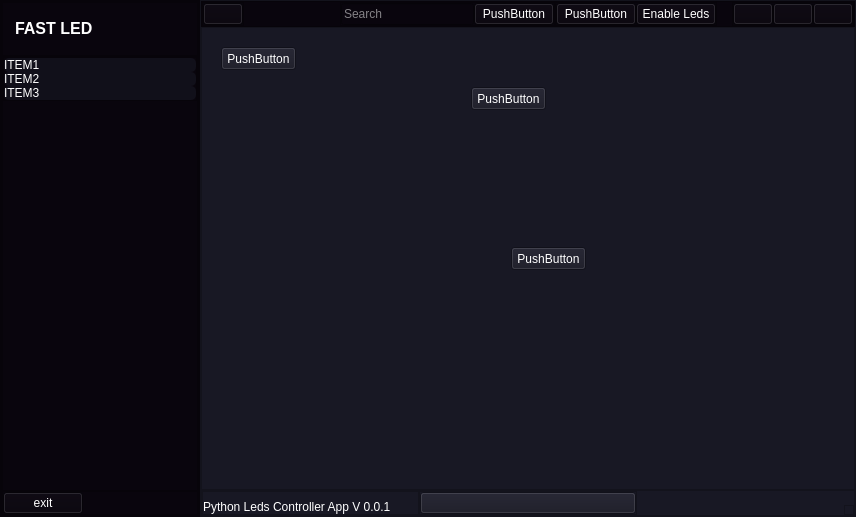
<?xml version="1.0" encoding="UTF-8"?>
<ui version="4.0">
 <class>MainWindow</class>
 <widget class="QMainWindow" name="MainWindow">
  <property name="geometry">
   <rect>
    <x>0</x>
    <y>0</y>
    <width>856</width>
    <height>517</height>
   </rect>
  </property>
  <property name="windowTitle">
   <string>MainWindow</string>
  </property>
  <property name="styleSheet">
   <string notr="true"/>
  </property>
  <widget class="QWidget" name="centralwidget">
   <property name="styleSheet">
    <string notr="true">*{
	background-color: rgb(24, 24, 36);
	color: rgb(255, 255, 255);
}</string>
   </property>
   <layout class="QHBoxLayout" name="horizontalLayout" stretch="0,0">
    <property name="spacing">
     <number>0</number>
    </property>
    <property name="leftMargin">
     <number>0</number>
    </property>
    <property name="topMargin">
     <number>0</number>
    </property>
    <property name="rightMargin">
     <number>0</number>
    </property>
    <property name="bottomMargin">
     <number>0</number>
    </property>
    <item>
     <widget class="QFrame" name="slide_menu_container">
      <property name="maximumSize">
       <size>
        <width>200</width>
        <height>16777215</height>
       </size>
      </property>
      <property name="styleSheet">
       <string notr="true">background-color: rgb(9, 5, 13);</string>
      </property>
      <property name="frameShape">
       <enum>QFrame::StyledPanel</enum>
      </property>
      <property name="frameShadow">
       <enum>QFrame::Raised</enum>
      </property>
      <layout class="QVBoxLayout" name="verticalLayout_2">
       <property name="spacing">
        <number>0</number>
       </property>
       <property name="leftMargin">
        <number>0</number>
       </property>
       <property name="topMargin">
        <number>0</number>
       </property>
       <property name="rightMargin">
        <number>0</number>
       </property>
       <property name="bottomMargin">
        <number>0</number>
       </property>
       <item alignment="Qt::AlignLeft">
        <widget class="QFrame" name="slide_menu">
         <property name="minimumSize">
          <size>
           <width>198</width>
           <height>0</height>
          </size>
         </property>
         <property name="frameShape">
          <enum>QFrame::StyledPanel</enum>
         </property>
         <property name="frameShadow">
          <enum>QFrame::Raised</enum>
         </property>
         <layout class="QVBoxLayout" name="verticalLayout_5">
          <property name="spacing">
           <number>0</number>
          </property>
          <property name="leftMargin">
           <number>0</number>
          </property>
          <property name="topMargin">
           <number>0</number>
          </property>
          <property name="rightMargin">
           <number>0</number>
          </property>
          <property name="bottomMargin">
           <number>0</number>
          </property>
          <item alignment="Qt::AlignTop">
           <widget class="QFrame" name="frame_app_name">
            <property name="sizePolicy">
             <sizepolicy hsizetype="Preferred" vsizetype="Preferred">
              <horstretch>0</horstretch>
              <verstretch>0</verstretch>
             </sizepolicy>
            </property>
            <property name="minimumSize">
             <size>
              <width>196</width>
              <height>54</height>
             </size>
            </property>
            <property name="maximumSize">
             <size>
              <width>196</width>
              <height>54</height>
             </size>
            </property>
            <property name="frameShape">
             <enum>QFrame::StyledPanel</enum>
            </property>
            <property name="frameShadow">
             <enum>QFrame::Raised</enum>
            </property>
            <layout class="QHBoxLayout" name="horizontalLayout_8">
             <item alignment="Qt::AlignHCenter|Qt::AlignVCenter">
              <widget class="QLabel" name="label_name">
               <property name="font">
                <font>
                 <pointsize>12</pointsize>
                 <weight>75</weight>
                 <bold>true</bold>
                </font>
               </property>
               <property name="text">
                <string>FAST LED</string>
               </property>
              </widget>
             </item>
             <item alignment="Qt::AlignVCenter">
              <widget class="QLabel" name="label_icon">
               <property name="text">
                <string/>
               </property>
               <property name="pixmap">
                <pixmap resource="icons.qrc">:/icons/icons/icons/aperture.svg</pixmap>
               </property>
              </widget>
             </item>
            </layout>
           </widget>
          </item>
          <item>
           <widget class="QFrame" name="frame_menu">
            <property name="sizePolicy">
             <sizepolicy hsizetype="Preferred" vsizetype="Expanding">
              <horstretch>0</horstretch>
              <verstretch>0</verstretch>
             </sizepolicy>
            </property>
            <property name="frameShape">
             <enum>QFrame::StyledPanel</enum>
            </property>
            <property name="frameShadow">
             <enum>QFrame::Raised</enum>
            </property>
            <layout class="QVBoxLayout" name="verticalLayout_6">
             <property name="spacing">
              <number>0</number>
             </property>
             <property name="leftMargin">
              <number>0</number>
             </property>
             <property name="topMargin">
              <number>0</number>
             </property>
             <property name="rightMargin">
              <number>0</number>
             </property>
             <property name="bottomMargin">
              <number>0</number>
             </property>
             <item alignment="Qt::AlignTop">
              <widget class="QFrame" name="frame_menu_2">
               <property name="styleSheet">
                <string notr="true">QPushButton {
	
	color: rgb(255, 255, 255);
	background-color: rgb(35, 35, 35);
	border: 0px solid;

	border-radius: 5px;
	background-color: rgb(17, 16, 26);
	text-align: left;
}

QPushButton:hover {
	
	background-color: rgb(21, 20, 32);
}</string>
               </property>
               <property name="frameShape">
                <enum>QFrame::StyledPanel</enum>
               </property>
               <property name="frameShadow">
                <enum>QFrame::Raised</enum>
               </property>
               <layout class="QVBoxLayout" name="verticalLayout_7">
                <property name="spacing">
                 <number>0</number>
                </property>
                <property name="leftMargin">
                 <number>0</number>
                </property>
                <property name="topMargin">
                 <number>0</number>
                </property>
                <property name="rightMargin">
                 <number>0</number>
                </property>
                <property name="bottomMargin">
                 <number>0</number>
                </property>
                <item>
                 <widget class="QPushButton" name="button_item1">
                  <property name="text">
                   <string>ITEM1</string>
                  </property>
                 </widget>
                </item>
                <item>
                 <widget class="QPushButton" name="button_item2">
                  <property name="text">
                   <string>ITEM2</string>
                  </property>
                 </widget>
                </item>
                <item>
                 <widget class="QPushButton" name="button_item3">
                  <property name="text">
                   <string>ITEM3</string>
                  </property>
                 </widget>
                </item>
               </layout>
              </widget>
             </item>
            </layout>
           </widget>
          </item>
          <item alignment="Qt::AlignBottom">
           <widget class="QFrame" name="frame_menu_foot">
            <property name="frameShape">
             <enum>QFrame::StyledPanel</enum>
            </property>
            <property name="frameShadow">
             <enum>QFrame::Raised</enum>
            </property>
            <layout class="QHBoxLayout" name="horizontalLayout_9">
             <property name="spacing">
              <number>0</number>
             </property>
             <property name="leftMargin">
              <number>0</number>
             </property>
             <property name="topMargin">
              <number>0</number>
             </property>
             <property name="rightMargin">
              <number>0</number>
             </property>
             <property name="bottomMargin">
              <number>0</number>
             </property>
             <item alignment="Qt::AlignLeft|Qt::AlignBottom">
              <widget class="QPushButton" name="button_menu_foot">
               <property name="text">
                <string>exit</string>
               </property>
              </widget>
             </item>
            </layout>
           </widget>
          </item>
         </layout>
        </widget>
       </item>
      </layout>
     </widget>
    </item>
    <item>
     <widget class="QFrame" name="main">
      <property name="frameShape">
       <enum>QFrame::StyledPanel</enum>
      </property>
      <property name="frameShadow">
       <enum>QFrame::Raised</enum>
      </property>
      <layout class="QVBoxLayout" name="verticalLayout">
       <property name="spacing">
        <number>0</number>
       </property>
       <property name="leftMargin">
        <number>0</number>
       </property>
       <property name="topMargin">
        <number>0</number>
       </property>
       <property name="rightMargin">
        <number>0</number>
       </property>
       <property name="bottomMargin">
        <number>0</number>
       </property>
       <item alignment="Qt::AlignTop">
        <widget class="QFrame" name="header">
         <property name="styleSheet">
          <string notr="true">background-color: rgb(9, 5, 13);</string>
         </property>
         <property name="frameShape">
          <enum>QFrame::StyledPanel</enum>
         </property>
         <property name="frameShadow">
          <enum>QFrame::Raised</enum>
         </property>
         <layout class="QHBoxLayout" name="horizontalLayout_2">
          <property name="spacing">
           <number>0</number>
          </property>
          <property name="leftMargin">
           <number>0</number>
          </property>
          <property name="topMargin">
           <number>0</number>
          </property>
          <property name="rightMargin">
           <number>0</number>
          </property>
          <property name="bottomMargin">
           <number>0</number>
          </property>
          <item alignment="Qt::AlignLeft|Qt::AlignTop">
           <widget class="QFrame" name="frame_minimize_menu">
            <property name="frameShape">
             <enum>QFrame::StyledPanel</enum>
            </property>
            <property name="frameShadow">
             <enum>QFrame::Raised</enum>
            </property>
            <layout class="QHBoxLayout" name="horizontalLayout_7">
             <property name="spacing">
              <number>0</number>
             </property>
             <property name="leftMargin">
              <number>0</number>
             </property>
             <property name="topMargin">
              <number>0</number>
             </property>
             <property name="rightMargin">
              <number>0</number>
             </property>
             <property name="bottomMargin">
              <number>0</number>
             </property>
             <item alignment="Qt::AlignLeft|Qt::AlignTop">
              <widget class="QPushButton" name="button_minimize_menu">
               <property name="text">
                <string/>
               </property>
               <property name="icon">
                <iconset resource="icons.qrc">
                 <normaloff>:/icons/icons/icons/align-left.svg</normaloff>:/icons/icons/icons/align-left.svg</iconset>
               </property>
               <property name="iconSize">
                <size>
                 <width>32</width>
                 <height>32</height>
                </size>
               </property>
              </widget>
             </item>
            </layout>
           </widget>
          </item>
          <item alignment="Qt::AlignLeft|Qt::AlignTop">
           <widget class="QFrame" name="frame_search_grip">
            <property name="frameShape">
             <enum>QFrame::StyledPanel</enum>
            </property>
            <property name="frameShadow">
             <enum>QFrame::Raised</enum>
            </property>
            <layout class="QHBoxLayout" name="horizontalLayout_6">
             <property name="spacing">
              <number>0</number>
             </property>
             <property name="leftMargin">
              <number>0</number>
             </property>
             <property name="topMargin">
              <number>0</number>
             </property>
             <property name="rightMargin">
              <number>0</number>
             </property>
             <property name="bottomMargin">
              <number>0</number>
             </property>
             <item alignment="Qt::AlignLeft">
              <widget class="QLineEdit" name="line_search">
               <property name="minimumSize">
                <size>
                 <width>133</width>
                 <height>0</height>
                </size>
               </property>
               <property name="styleSheet">
                <string notr="true">border-bottom: 3px solid rgb(230, 5, 64);</string>
               </property>
               <property name="placeholderText">
                <string>Search</string>
               </property>
              </widget>
             </item>
             <item alignment="Qt::AlignLeft">
              <widget class="QPushButton" name="button_search">
               <property name="text">
                <string>PushButton</string>
               </property>
              </widget>
             </item>
            </layout>
           </widget>
          </item>
          <item alignment="Qt::AlignHCenter|Qt::AlignTop">
           <widget class="QFrame" name="frame_main_functions">
            <property name="frameShape">
             <enum>QFrame::StyledPanel</enum>
            </property>
            <property name="frameShadow">
             <enum>QFrame::Raised</enum>
            </property>
            <layout class="QHBoxLayout" name="horizontalLayout_5">
             <property name="spacing">
              <number>0</number>
             </property>
             <property name="leftMargin">
              <number>0</number>
             </property>
             <property name="topMargin">
              <number>0</number>
             </property>
             <property name="rightMargin">
              <number>0</number>
             </property>
             <property name="bottomMargin">
              <number>0</number>
             </property>
             <item>
              <widget class="QPushButton" name="button_connect">
               <property name="text">
                <string>PushButton</string>
               </property>
              </widget>
             </item>
             <item>
              <widget class="QPushButton" name="button_led_power">
               <property name="text">
                <string>Enable Leds</string>
               </property>
               <property name="icon">
                <iconset resource="icons.qrc">
                 <normaloff>:/icons/icons/icons/power.svg</normaloff>:/icons/icons/icons/power.svg</iconset>
               </property>
               <property name="iconSize">
                <size>
                 <width>25</width>
                 <height>25</height>
                </size>
               </property>
              </widget>
             </item>
            </layout>
           </widget>
          </item>
          <item alignment="Qt::AlignRight|Qt::AlignTop">
           <widget class="QFrame" name="frame_window_closing">
            <property name="minimumSize">
             <size>
              <width>0</width>
              <height>0</height>
             </size>
            </property>
            <property name="maximumSize">
             <size>
              <width>16777215</width>
              <height>16777215</height>
             </size>
            </property>
            <property name="frameShape">
             <enum>QFrame::StyledPanel</enum>
            </property>
            <property name="frameShadow">
             <enum>QFrame::Raised</enum>
            </property>
            <layout class="QHBoxLayout" name="horizontalLayout_4">
             <property name="spacing">
              <number>0</number>
             </property>
             <property name="leftMargin">
              <number>0</number>
             </property>
             <property name="topMargin">
              <number>0</number>
             </property>
             <property name="rightMargin">
              <number>0</number>
             </property>
             <property name="bottomMargin">
              <number>0</number>
             </property>
             <item>
              <widget class="QPushButton" name="button_minimize">
               <property name="text">
                <string/>
               </property>
               <property name="icon">
                <iconset resource="icons.qrc">
                 <normaloff>:/icons/icons/icons/minimize.svg</normaloff>:/icons/icons/icons/minimize.svg</iconset>
               </property>
              </widget>
             </item>
             <item>
              <widget class="QPushButton" name="button_maximize">
               <property name="text">
                <string/>
               </property>
               <property name="icon">
                <iconset resource="icons.qrc">
                 <normaloff>:/icons/icons/icons/maximize.svg</normaloff>:/icons/icons/icons/maximize.svg</iconset>
               </property>
              </widget>
             </item>
             <item>
              <widget class="QPushButton" name="button_close">
               <property name="text">
                <string/>
               </property>
               <property name="icon">
                <iconset resource="icons.qrc">
                 <normaloff>:/icons/icons/icons/x.svg</normaloff>:/icons/icons/icons/x.svg</iconset>
               </property>
              </widget>
             </item>
            </layout>
           </widget>
          </item>
         </layout>
        </widget>
       </item>
       <item>
        <widget class="QFrame" name="main_body_content">
         <property name="sizePolicy">
          <sizepolicy hsizetype="Preferred" vsizetype="Expanding">
           <horstretch>0</horstretch>
           <verstretch>0</verstretch>
          </sizepolicy>
         </property>
         <property name="frameShape">
          <enum>QFrame::StyledPanel</enum>
         </property>
         <property name="frameShadow">
          <enum>QFrame::Raised</enum>
         </property>
         <layout class="QVBoxLayout" name="verticalLayout_8">
          <item>
           <widget class="QStackedWidget" name="stackedWidget">
            <property name="currentIndex">
             <number>2</number>
            </property>
            <widget class="QWidget" name="page_1">
             <layout class="QVBoxLayout" name="verticalLayout_9">
              <item>
               <widget class="QFrame" name="frame">
                <property name="sizePolicy">
                 <sizepolicy hsizetype="Preferred" vsizetype="Expanding">
                  <horstretch>0</horstretch>
                  <verstretch>0</verstretch>
                 </sizepolicy>
                </property>
                <property name="styleSheet">
                 <string notr="true"/>
                </property>
                <property name="frameShape">
                 <enum>QFrame::StyledPanel</enum>
                </property>
                <property name="frameShadow">
                 <enum>QFrame::Raised</enum>
                </property>
                <layout class="QHBoxLayout" name="horizontalLayout_12">
                 <item>
                  <widget class="QFrame" name="frame_3">
                   <property name="frameShape">
                    <enum>QFrame::StyledPanel</enum>
                   </property>
                   <property name="frameShadow">
                    <enum>QFrame::Raised</enum>
                   </property>
                   <layout class="QVBoxLayout" name="verticalLayout_10">
                    <item>
                     <widget class="QPushButton" name="button_train">
                      <property name="text">
                       <string>Train</string>
                      </property>
                     </widget>
                    </item>
                    <item>
                     <widget class="QPushButton" name="button_bounce">
                      <property name="text">
                       <string>Bounce</string>
                      </property>
                     </widget>
                    </item>
                    <item>
                     <widget class="QPushButton" name="button_static">
                      <property name="text">
                       <string>Static Color</string>
                      </property>
                     </widget>
                    </item>
                    <item>
                     <widget class="QPushButton" name="button_gradient">
                      <property name="text">
                       <string>Gradient</string>
                      </property>
                     </widget>
                    </item>
                    <item>
                     <widget class="QPushButton" name="button_gradient_music">
                      <property name="text">
                       <string>Gradient Music</string>
                      </property>
                     </widget>
                    </item>
                    <item>
                     <widget class="QPushButton" name="button_full_train">
                      <property name="text">
                       <string>Full Color Train</string>
                      </property>
                     </widget>
                    </item>
                   </layout>
                  </widget>
                 </item>
                 <item>
                  <widget class="QFrame" name="frame_4">
                   <property name="frameShape">
                    <enum>QFrame::StyledPanel</enum>
                   </property>
                   <property name="frameShadow">
                    <enum>QFrame::Raised</enum>
                   </property>
                   <layout class="QVBoxLayout" name="verticalLayout_11">
                    <item>
                     <widget class="QPushButton" name="button_rainbow">
                      <property name="text">
                       <string>Rainbow</string>
                      </property>
                     </widget>
                    </item>
                    <item>
                     <widget class="QPushButton" name="button_rainbow_2">
                      <property name="text">
                       <string>Rainbow 2</string>
                      </property>
                     </widget>
                    </item>
                    <item>
                     <widget class="QPushButton" name="button_rain">
                      <property name="text">
                       <string>Rain</string>
                      </property>
                     </widget>
                    </item>
                    <item>
                     <widget class="QPushButton" name="button_fire">
                      <property name="text">
                       <string>Fire</string>
                      </property>
                     </widget>
                    </item>
                    <item>
                     <widget class="QPushButton" name="button_stroboscop">
                      <property name="text">
                       <string>Stroboscop</string>
                      </property>
                     </widget>
                    </item>
                    <item>
                     <widget class="QPushButton" name="pushButton_19">
                      <property name="text">
                       <string>PushButton</string>
                      </property>
                     </widget>
                    </item>
                   </layout>
                  </widget>
                 </item>
                </layout>
               </widget>
              </item>
              <item alignment="Qt::AlignBottom">
               <widget class="QFrame" name="frame_2">
                <property name="frameShape">
                 <enum>QFrame::StyledPanel</enum>
                </property>
                <property name="frameShadow">
                 <enum>QFrame::Raised</enum>
                </property>
                <layout class="QHBoxLayout" name="horizontalLayout_11">
                 <item>
                  <widget class="QLabel" name="label_color">
                   <property name="text">
                    <string>color picker</string>
                   </property>
                  </widget>
                 </item>
                 <item>
                  <widget class="QSlider" name="slider_brightness">
                   <property name="minimum">
                    <number>2</number>
                   </property>
                   <property name="maximum">
                    <number>255</number>
                   </property>
                   <property name="pageStep">
                    <number>1</number>
                   </property>
                   <property name="value">
                    <number>123</number>
                   </property>
                   <property name="orientation">
                    <enum>Qt::Horizontal</enum>
                   </property>
                  </widget>
                 </item>
                 <item>
                  <widget class="QSlider" name="slider_speed">
                   <property name="maximum">
                    <number>100</number>
                   </property>
                   <property name="pageStep">
                    <number>1</number>
                   </property>
                   <property name="value">
                    <number>50</number>
                   </property>
                   <property name="orientation">
                    <enum>Qt::Horizontal</enum>
                   </property>
                  </widget>
                 </item>
                </layout>
               </widget>
              </item>
             </layout>
            </widget>
            <widget class="QWidget" name="page_2">
             <layout class="QVBoxLayout" name="verticalLayout_12">
              <item>
               <widget class="QFrame" name="frame_6">
                <property name="sizePolicy">
                 <sizepolicy hsizetype="Preferred" vsizetype="Expanding">
                  <horstretch>0</horstretch>
                  <verstretch>0</verstretch>
                 </sizepolicy>
                </property>
                <property name="frameShape">
                 <enum>QFrame::StyledPanel</enum>
                </property>
                <property name="frameShadow">
                 <enum>QFrame::Raised</enum>
                </property>
                <layout class="QVBoxLayout" name="verticalLayout_14">
                 <item>
                  <widget class="QFrame" name="frame_volume">
                   <property name="frameShape">
                    <enum>QFrame::StyledPanel</enum>
                   </property>
                   <property name="frameShadow">
                    <enum>QFrame::Raised</enum>
                   </property>
                   <layout class="QHBoxLayout" name="horizontalLayout_14">
                    <item>
                     <widget class="QPushButton" name="pushButton_3">
                      <property name="text">
                       <string>Volume</string>
                      </property>
                     </widget>
                    </item>
                    <item>
                     <widget class="QComboBox" name="comboBox"/>
                    </item>
                    <item>
                     <widget class="QLineEdit" name="lineEdit"/>
                    </item>
                    <item>
                     <widget class="QLineEdit" name="lineEdit_2"/>
                    </item>
                    <item>
                     <widget class="QLineEdit" name="lineEdit_3"/>
                    </item>
                    <item>
                     <widget class="QLineEdit" name="lineEdit_4"/>
                    </item>
                    <item>
                     <widget class="QPushButton" name="pushButton_6">
                      <property name="text">
                       <string>PushButton</string>
                      </property>
                     </widget>
                    </item>
                   </layout>
                  </widget>
                 </item>
                 <item>
                  <widget class="QFrame" name="frame_EQ">
                   <property name="frameShape">
                    <enum>QFrame::StyledPanel</enum>
                   </property>
                   <property name="frameShadow">
                    <enum>QFrame::Raised</enum>
                   </property>
                   <layout class="QHBoxLayout" name="horizontalLayout_15">
                    <item>
                     <widget class="QPushButton" name="pushButton_4">
                      <property name="text">
                       <string>EQ</string>
                      </property>
                     </widget>
                    </item>
                    <item>
                     <widget class="QComboBox" name="comboBox_2"/>
                    </item>
                    <item>
                     <widget class="QLineEdit" name="lineEdit_5"/>
                    </item>
                    <item>
                     <widget class="QLineEdit" name="lineEdit_6"/>
                    </item>
                    <item>
                     <widget class="QLineEdit" name="lineEdit_7"/>
                    </item>
                    <item>
                     <widget class="QLineEdit" name="lineEdit_8"/>
                    </item>
                    <item>
                     <widget class="QPushButton" name="pushButton_13">
                      <property name="text">
                       <string>PushButton</string>
                      </property>
                     </widget>
                    </item>
                   </layout>
                  </widget>
                 </item>
                </layout>
               </widget>
              </item>
              <item alignment="Qt::AlignBottom">
               <widget class="QFrame" name="frame_5">
                <property name="sizePolicy">
                 <sizepolicy hsizetype="Expanding" vsizetype="Preferred">
                  <horstretch>0</horstretch>
                  <verstretch>0</verstretch>
                 </sizepolicy>
                </property>
                <property name="frameShape">
                 <enum>QFrame::StyledPanel</enum>
                </property>
                <property name="frameShadow">
                 <enum>QFrame::Raised</enum>
                </property>
                <layout class="QHBoxLayout" name="horizontalLayout_10">
                 <property name="spacing">
                  <number>0</number>
                 </property>
                 <property name="leftMargin">
                  <number>0</number>
                 </property>
                 <property name="topMargin">
                  <number>0</number>
                 </property>
                 <property name="rightMargin">
                  <number>0</number>
                 </property>
                 <property name="bottomMargin">
                  <number>0</number>
                 </property>
                 <item alignment="Qt::AlignBottom">
                  <widget class="QFrame" name="frame_8">
                   <property name="sizePolicy">
                    <sizepolicy hsizetype="Expanding" vsizetype="Preferred">
                     <horstretch>0</horstretch>
                     <verstretch>0</verstretch>
                    </sizepolicy>
                   </property>
                   <property name="frameShape">
                    <enum>QFrame::StyledPanel</enum>
                   </property>
                   <property name="frameShadow">
                    <enum>QFrame::Raised</enum>
                   </property>
                   <layout class="QVBoxLayout" name="verticalLayout_13">
                    <property name="spacing">
                     <number>0</number>
                    </property>
                    <property name="leftMargin">
                     <number>0</number>
                    </property>
                    <property name="topMargin">
                     <number>0</number>
                    </property>
                    <property name="rightMargin">
                     <number>0</number>
                    </property>
                    <property name="bottomMargin">
                     <number>0</number>
                    </property>
                    <item alignment="Qt::AlignTop">
                     <widget class="QTextBrowser" name="textBrowser">
                      <property name="maximumSize">
                       <size>
                        <width>16777215</width>
                        <height>100</height>
                       </size>
                      </property>
                     </widget>
                    </item>
                   </layout>
                  </widget>
                 </item>
                 <item alignment="Qt::AlignRight|Qt::AlignVCenter">
                  <widget class="QFrame" name="frame_7">
                   <property name="frameShape">
                    <enum>QFrame::StyledPanel</enum>
                   </property>
                   <property name="frameShadow">
                    <enum>QFrame::Raised</enum>
                   </property>
                   <layout class="QHBoxLayout" name="horizontalLayout_13">
                    <item alignment="Qt::AlignVCenter">
                     <widget class="QPushButton" name="pushButton">
                      <property name="text">
                       <string>PushButton</string>
                      </property>
                     </widget>
                    </item>
                    <item>
                     <widget class="QPushButton" name="pushButton_2">
                      <property name="text">
                       <string>PushButton</string>
                      </property>
                     </widget>
                    </item>
                   </layout>
                  </widget>
                 </item>
                </layout>
               </widget>
              </item>
             </layout>
            </widget>
            <widget class="QWidget" name="page_3">
             <widget class="QPushButton" name="pushButton_7">
              <property name="geometry">
               <rect>
                <x>10</x>
                <y>10</y>
                <width>75</width>
                <height>23</height>
               </rect>
              </property>
              <property name="text">
               <string>PushButton</string>
              </property>
             </widget>
             <widget class="QPushButton" name="pushButton_8">
              <property name="geometry">
               <rect>
                <x>260</x>
                <y>50</y>
                <width>75</width>
                <height>23</height>
               </rect>
              </property>
              <property name="text">
               <string>PushButton</string>
              </property>
             </widget>
             <widget class="QPushButton" name="pushButton_9">
              <property name="geometry">
               <rect>
                <x>300</x>
                <y>210</y>
                <width>75</width>
                <height>23</height>
               </rect>
              </property>
              <property name="text">
               <string>PushButton</string>
              </property>
             </widget>
            </widget>
           </widget>
          </item>
         </layout>
        </widget>
       </item>
       <item alignment="Qt::AlignBottom">
        <widget class="QFrame" name="footer">
         <property name="frameShape">
          <enum>QFrame::StyledPanel</enum>
         </property>
         <property name="frameShadow">
          <enum>QFrame::Raised</enum>
         </property>
         <layout class="QHBoxLayout" name="horizontalLayout_3">
          <property name="spacing">
           <number>0</number>
          </property>
          <property name="leftMargin">
           <number>0</number>
          </property>
          <property name="topMargin">
           <number>0</number>
          </property>
          <property name="rightMargin">
           <number>0</number>
          </property>
          <property name="bottomMargin">
           <number>0</number>
          </property>
          <item>
           <widget class="QFrame" name="frame_version">
            <property name="frameShape">
             <enum>QFrame::StyledPanel</enum>
            </property>
            <property name="frameShadow">
             <enum>QFrame::Raised</enum>
            </property>
            <layout class="QVBoxLayout" name="verticalLayout_4">
             <property name="spacing">
              <number>0</number>
             </property>
             <property name="leftMargin">
              <number>0</number>
             </property>
             <property name="topMargin">
              <number>0</number>
             </property>
             <property name="rightMargin">
              <number>0</number>
             </property>
             <property name="bottomMargin">
              <number>0</number>
             </property>
             <item alignment="Qt::AlignBottom">
              <widget class="QLabel" name="label_version">
               <property name="text">
                <string>Python Leds Controller App V 0.0.1</string>
               </property>
              </widget>
             </item>
            </layout>
           </widget>
          </item>
          <item>
           <widget class="QFrame" name="frame_github">
            <property name="frameShape">
             <enum>QFrame::StyledPanel</enum>
            </property>
            <property name="frameShadow">
             <enum>QFrame::Raised</enum>
            </property>
            <layout class="QVBoxLayout" name="verticalLayout_3">
             <property name="spacing">
              <number>0</number>
             </property>
             <property name="leftMargin">
              <number>0</number>
             </property>
             <property name="topMargin">
              <number>0</number>
             </property>
             <property name="rightMargin">
              <number>0</number>
             </property>
             <property name="bottomMargin">
              <number>0</number>
             </property>
             <item alignment="Qt::AlignBottom">
              <widget class="QPushButton" name="button_github">
               <property name="text">
                <string/>
               </property>
               <property name="icon">
                <iconset resource="icons.qrc">
                 <normaloff>:/icons/icons/icons/box.svg</normaloff>:/icons/icons/icons/box.svg</iconset>
               </property>
              </widget>
             </item>
            </layout>
           </widget>
          </item>
          <item alignment="Qt::AlignRight|Qt::AlignBottom">
           <widget class="QFrame" name="size_grip">
            <property name="minimumSize">
             <size>
              <width>10</width>
              <height>10</height>
             </size>
            </property>
            <property name="maximumSize">
             <size>
              <width>10</width>
              <height>10</height>
             </size>
            </property>
            <property name="frameShape">
             <enum>QFrame::StyledPanel</enum>
            </property>
            <property name="frameShadow">
             <enum>QFrame::Raised</enum>
            </property>
           </widget>
          </item>
         </layout>
        </widget>
       </item>
      </layout>
     </widget>
    </item>
   </layout>
  </widget>
 </widget>
 <resources>
  <include location="icons.qrc"/>
  <include location="../../../../.designer/backup/icons.qrc"/>
 </resources>
 <connections/>
</ui>
